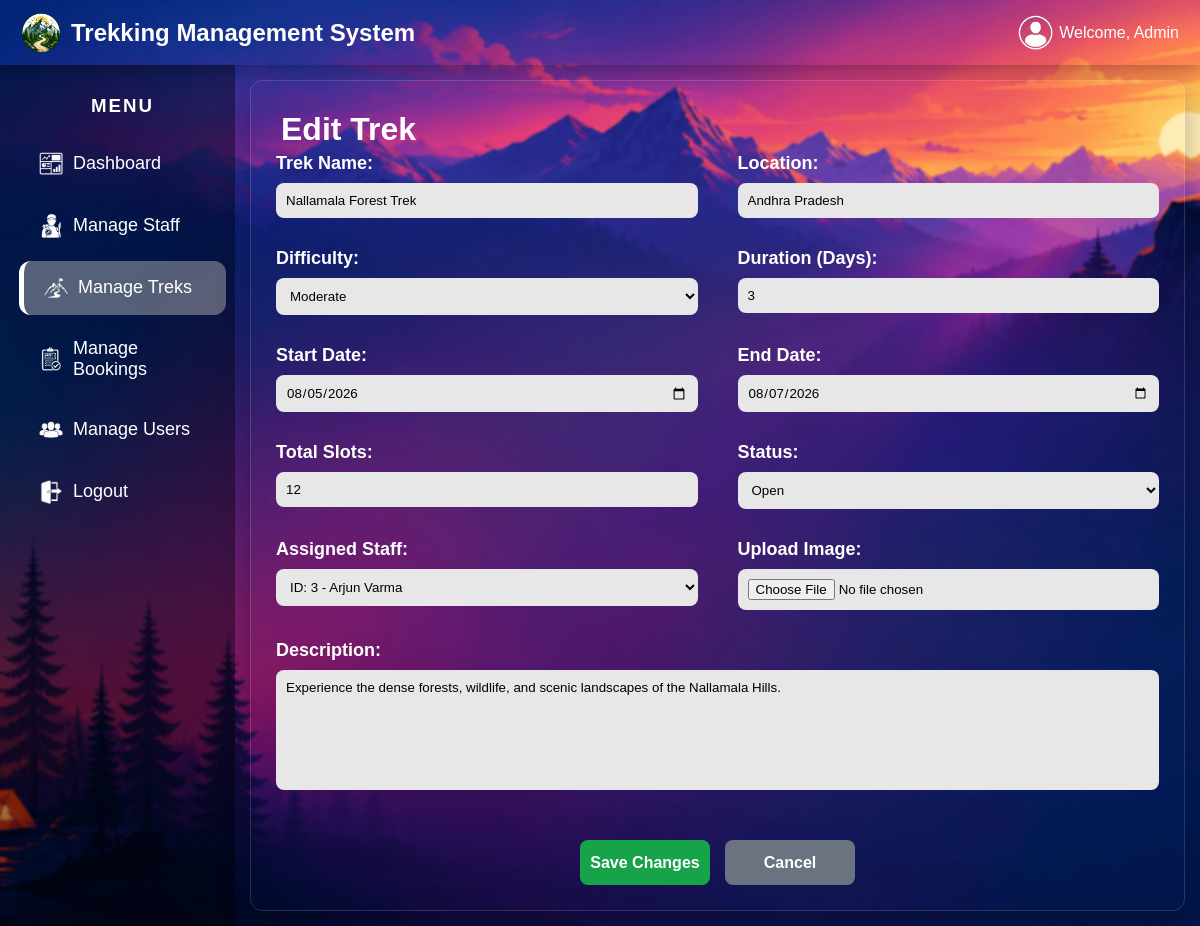
Screenshot of /edit_trek/1 (signed in) with the database file from the repository.
### tables this page shows
CREATE TABLE treks(
        id INTEGER PRIMARY KEY AUTOINCREMENT,
        trek_name TEXT NOT NULL,
        location TEXT NOT NULL,
        difficulty TEXT NOT NULL,
        duration INTEGER NOT NULL,
        start_date TEXT NOT NULL,
        end_date TEXT NOT NULL,
        total_slots INTEGER NOT NULL,
        available_slots INTEGER NOT NULL,
        status TEXT DEFAULT 'Open',
        description TEXT,
        image TEXT,
        staff_id INTEGER,
        trek_state TEXT DEFAULT 'Not Started',
        FOREIGN KEY(staff_id) REFERENCES users(id));

### app.py (the view, shortened to what this page needs)
@app.route("/edit_trek/<int:trek_id>", methods=["GET", "POST"])
def edit_trek(trek_id):
    if "admin" not in session:
        return redirect("/")
    conn = sqlite3.connect("trek.db")
    cursor = conn.cursor()
    cursor.execute(
        "SELECT * FROM treks WHERE id = ?",
        (trek_id,)
    )
    trek = cursor.fetchone()
    if not trek:
        conn.close()
        return message("⚠️ Trek Not Found","The requested trek does not exist.","/manage_treks")
    cursor.execute(
        """
        SELECT id, fullname FROM users
        WHERE role = 'Staff'AND status = 'active'
        AND (
            id NOT IN (
                SELECT staff_id FROM treks
                WHERE staff_id IS NOT NULL
                AND id != ?
                AND trek_state != 'Completed'
            )
            OR id = ?
        )
        """,
        (trek_id, trek[12])
    )
    staff = cursor.fetchall()
    conn.close()
    return render_template("edit_trek.html",trek=trek, staff=staff, page="treks")

### templates/edit_trek.html (shortened to what this page needs)
{% extends "base_admin.html" %}
{% block content %}
    <div class="glass-card">
        <h1>Edit Trek</h1>
        <form class="add_trek" method="POST" enctype="multipart/form-data">
            <div class="form-row">
                <div class="form-grp">
                    <label>Trek Name:</label>
                    <input type="text" name="trek_name" placeholder="Enter Trek Name" value="{{trek[1]}}" required>
                </div>
                <div class="form-grp">
                    <label>Location:</label>
                    <input type="text" name="location" placeholder="Enter Location" value="{{trek[2]}}" required>
                </div>
            </div>
            <div class="form-row">
                <div class="form-grp">
                    <label>Difficulty:</label>
                    <select name="difficulty" required>
                        <option value="Moderate"
                            {% if trek[3] == "Moderate" %}selected{% endif %}>
                            Moderate
                        </option>
                    </select>
                </div>
                <div class="form-grp">
                    <label>Duration (Days):</label>
                    <input type="number" name="duration" placeholder="Enter Number of Days" value="{{trek[4]}}" required>
                </div>
            </div>
            <div class="form-row">
                <div class="form-grp">
                    <label>Start Date:</label>
                    <input type="date" name="start_date" value="{{trek[5]}}" required>
                </div>
                <div class="form-grp">
                    <label>End Date:</label>
                    <input type="date" name="end_date" value="{{trek[6]}}" required>
                </div>
            </div>
            <div class="form-row">
                <div class="form-grp">
                    <label>Total Slots:</label>
                    <input type="number" name="total_slots" placeholder="Enter Number of Slots" value="{{trek[7]}}" required>
                </div>
                <div class="form-grp">
                    <label>Status:</label>
                    <select name="status" id="" value="{{trek[9]}}" required>
                        <option value="Open" {% if trek[9]=="Open" %}selected{% endif %}>Open</option>
                    </select>
                </div>
            </div>
            <div class="form-row">
                <div class="form-grp">
                    <label>Assigned Staff:</label>
                    <select name="staff_id" required>
                        {% for member in staff %}
                            <option value="{{ member[0] }}"{% if member[0] == trek[12] %}selected{% endif %}>
                                ID: {{ member[0] }} - {{ member[1] }}
                            </option>
                        {% endfor %}
                    </select>
                </div>
                <div class="form-grp">
                    <label>Upload Image:</label>
                    <input type="file" name="image" placeholder="Upload Image" accept=".jpg,.jpeg,.png" >
                </div>
            </div>
            <div class="form-grp">
                <label>Description:</label>
                <textarea name="description" placeholder="Briefly describe the trek...">{{trek[10]}}</textarea>
            </div>
            <div class="form-buttons">
                <button type="submit" class="add-btn">
                    Save Changes
                </button>
                <a href="/manage_treks" class="cancel-btn">
                    Cancel
                </a>
            </div>
        </form>
    </div>
{% endblock %}

### static/css/admin_dash_style.css (style rules this page uses)
* { box-sizing: border-box ; font-family: Arial, Helvetica, sans-serif; }
body { margin:0; padding:0; background-image:url("/static/images/background1.png"); background-size:cover; background-position:center; background-repeat:no-repeat; background-attachment:fixed; }
.content h1 { margin: 5px; color: white; }
.glass-card { height: calc(100vh - 95px); width: 100%; display: flex; flex-direction: column; background: transparent; border-radius:12px; padding:25px; border:1px solid rgba(255,255,255,.15); box-shadow:0 10px 30px rgba(0,0,0,.25); overflow-y: auto; }
button { width: 100px; height: 30px; border:none; border-radius:8px; color:white; font-size:15px; font-weight:bold; cursor:pointer; }
.add_trek { display: flex; flex-direction: column; gap: 20px; }
.form-row { display: flex; gap: 40px; }
.form-grp { flex: 1; display: flex; flex-direction: column; }
.add_trek label { margin-top: 0px; margin-bottom: 9px; font-size: 18px; font-weight: bold; color: white; }
.add_trek input, .add_trek select, .add_trek textarea { width: 100%; padding: 10px; border-radius: 8px; border: none; margin-bottom: 10px; background: rgb(231, 231, 231); }
.add_trek textarea { resize: none; min-height: 120px; }
.form-buttons { display: flex; justify-content: center; gap: 15px; margin-top: 20px; }
.add-btn, .cancel-btn { width: 130px; height: 45px; display: flex; justify-content: center; align-items: center; border-radius: 8px; text-decoration: none; font-size: 16px; font-weight: bold; cursor: pointer; }
.add-btn { background: #16a34a; color: white; border: none; }
.cancel-btn { background: #6b7280; color: white; }

### rows the page displays
treks: trek_name "Nallamala Forest Trek", location "Andhra Pradesh", difficulty "Moderate", duration "3", start_date "08/05/2026", end_date "08/07/2026", total_slots "12", status "Open", staff_id "ID: 3 - Arjun Varma", description "Experience the dense forests, wildlife, and scenic landscapes of the Nallamala Hills."
